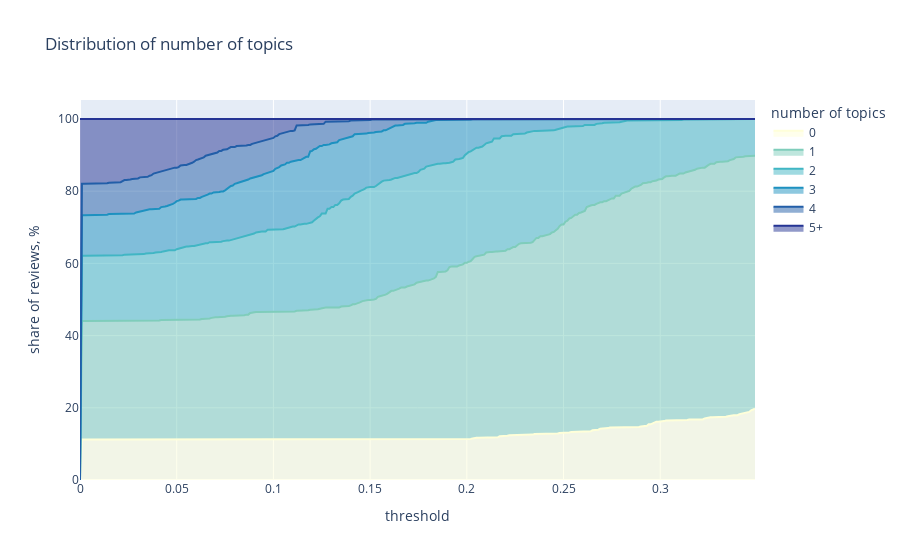

Notebook code for this chart:
### Markdown cell above
### Iterative Threshold Testing
In this approach, multiple thresholds are tested to understand how the distribution of topics changes across documents. This allows for:

- **Proportion Analysis:** Examining the number of topics assigned to documents at various confidence levels.
- **Outlier Reduction:** Identifying a threshold that minimizes the number of documents classified as outliers (no assigned topics).
- **Avoiding Overlap:** Ensuring that documents are not assigned an excessive number of topics, which could dilute interpretability.

### Code cell
colormap = px.colors.sequential.YlGnBu
px.area(num_topics_stats_df, 
       title = 'Distribution of number of topics',
       labels = {'num_topics_group': 'number of topics',
                'value': 'share of reviews, %'},
       color_discrete_map = {
          '0': colormap[0],
          '1': colormap[3],
          '2': colormap[4],
          '3': colormap[5],
          '4': colormap[6],
          '5+': colormap[7]
      })

### Figure 1 — Plotly figure (JSON) as saved in the notebook; plotly's stock layout.template omitted (floating-point values rounded to 4 significant figures; data arrays with more than 128 entries replaced by an {"elided": "..."} marker saying what was removed)
{"data": [{"fillpattern": {"shape": ""}, "hovertemplate": "number of topics=0<br>threshold=%{x}<br>share of reviews, %=%{y}<extra></extra>", "legendgroup": "0", "line": {"color": "rgb(255,255,217)"}, "marker": {"symbol": "circle"}, "mode": "lines", "name": "0", "orientation": "v", "showlegend": true, "stackgroup": "1", "type": "scatter", "x": {"elided": "350 float values"}, "xaxis": "x", "y": {"elided": "350 float values"}, "yaxis": "y"}, {"fillpattern": {"shape": ""}, "hovertemplate": "number of topics=1<br>threshold=%{x}<br>share of reviews, %=%{y}<extra></extra>", "legendgroup": "1", "line": {"color": "rgb(127,205,187)"}, "marker": {"symbol": "circle"}, "mode": "lines", "name": "1", "orientation": "v", "showlegend": true, "stackgroup": "1", "type": "scatter", "x": {"elided": "350 float values"}, "xaxis": "x", "y": {"elided": "350 float values"}, "yaxis": "y"}, {"fillpattern": {"shape": ""}, "hovertemplate": "number of topics=2<br>threshold=%{x}<br>share of reviews, %=%{y}<extra></extra>", "legendgroup": "2", "line": {"color": "rgb(65,182,196)"}, "marker": {"symbol": "circle"}, "mode": "lines", "name": "2", "orientation": "v", "showlegend": true, "stackgroup": "1", "type": "scatter", "x": {"elided": "350 float values"}, "xaxis": "x", "y": {"elided": "350 float values"}, "yaxis": "y"}, {"fillpattern": {"shape": ""}, "hovertemplate": "number of topics=3<br>threshold=%{x}<br>share of reviews, %=%{y}<extra></extra>", "legendgroup": "3", "line": {"color": "rgb(29,145,192)"}, "marker": {"symbol": "circle"}, "mode": "lines", "name": "3", "orientation": "v", "showlegend": true, "stackgroup": "1", "type": "scatter", "x": {"elided": "350 float values"}, "xaxis": "x", "y": {"elided": "350 float values"}, "yaxis": "y"}, {"fillpattern": {"shape": ""}, "hovertemplate": "number of topics=4<br>threshold=%{x}<br>share of reviews, %=%{y}<extra></extra>", "legendgroup": "4", "line": {"color": "rgb(34,94,168)"}, "marker": {"symbol": "circle"}, "mode": "lines", "name": "4", "orientation": "v", "showlegend": true, "stackgroup": "1", "type": "scatter", "x": {"elided": "350 float values"}, "xaxis": "x", "y": {"elided": "350 float values"}, "yaxis": "y"}, {"fillpattern": {"shape": ""}, "hovertemplate": "number of topics=5+<br>threshold=%{x}<br>share of reviews, %=%{y}<extra></extra>", "legendgroup": "5+", "line": {"color": "rgb(37,52,148)"}, "marker": {"symbol": "circle"}, "mode": "lines", "name": "5+", "orientation": "v", "showlegend": true, "stackgroup": "1", "type": "scatter", "x": {"elided": "350 float values"}, "xaxis": "x", "y": {"elided": "350 float values"}, "yaxis": "y"}], "layout": {"legend": {"title": {"text": "number of topics"}, "tracegroupgap": 0}, "title": {"text": "Distribution of number of topics"}, "xaxis": {"anchor": "y", "domain": [0, 1], "title": {"text": "threshold"}}, "yaxis": {"anchor": "x", "domain": [0, 1], "title": {"text": "share of reviews, %"}}}}
